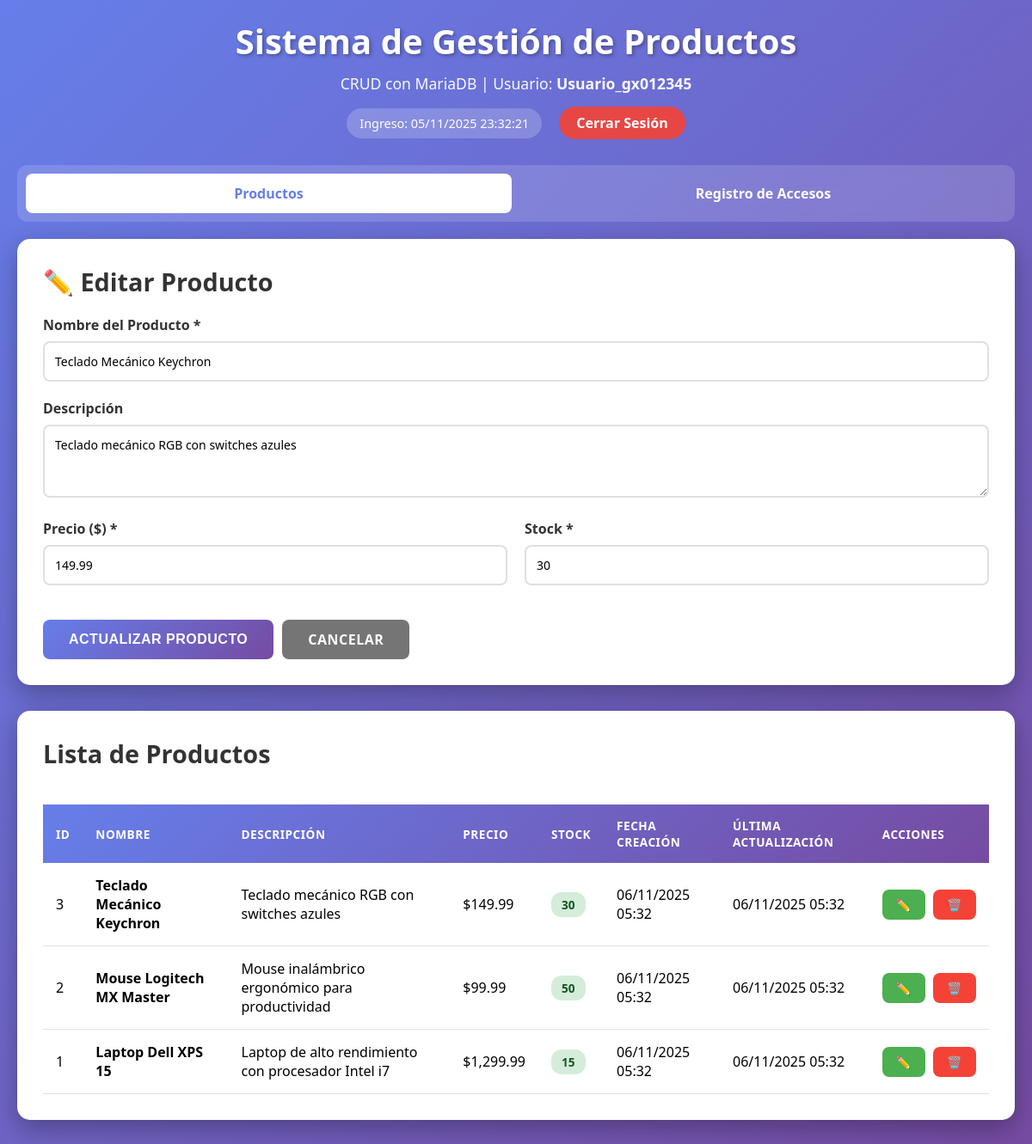
/?editar=3, run on the app's committed database.
### tables this page shows
CREATE TABLE IF NOT EXISTS productos (
    id INT AUTO_INCREMENT PRIMARY KEY,
    nombre VARCHAR(255) NOT NULL,
    descripcion TEXT,
    precio DECIMAL(10, 2) NOT NULL DEFAULT 0.00,
    stock INT NOT NULL DEFAULT 0,
    fecha_creacion TIMESTAMP DEFAULT CURRENT_TIMESTAMP,
    fecha_actualizacion TIMESTAMP DEFAULT CURRENT_TIMESTAMP ON UPDATE CURRENT_TIMESTAMP
);

### functions.php (called while the page is built, shortened)
<?php
function obtenerProductos() {
    $pdo = getConnection();
    $sql = "SELECT * FROM productos ORDER BY id DESC";
    $stmt = $pdo->query($sql);
    return $stmt->fetchAll();
}
function obtenerProductoPorId($id) {
    $pdo = getConnection();
    $sql = "SELECT * FROM productos WHERE id = ?";
    $stmt = $pdo->prepare($sql);
    $stmt->execute([ (int)$id ]);
    return $stmt->fetch();
}

### index.php (the view, shortened to what this page needs)
<?php
require_once __DIR__ . '/functions.php';
$editando = false;
$producto_edit = null;
if (isset($_GET['editar'])) {
    $editando = true;
    $id = intval($_GET['editar']);
    $producto_edit = obtenerProductoPorId($id);
}
$productos = obtenerProductos();
?>
<!DOCTYPE html>
<html lang="es">
<head>
    <link rel="stylesheet" href="styles.css">
</head>
<body>
    <div class="container">
        <div class="header">
            <h1> Sistema de Gestión de Productos</h1>
            <p>CRUD con MariaDB | Usuario: <strong><?php echo $_SESSION['usuario']; ?></strong></p>
            <div class="session-info">
                <span>Ingreso: <?php echo date('d/m/Y H:i:s', $_SESSION['ingreso_timestamp']); ?></span>
                <a href="logout.php" class="btn-logout" onclick="return confirm('¿Deseas cerrar sesión?')">Cerrar Sesión</a>
            </div>
        </div>
        <div class="nav-tabs">
            <a href="index.php" class="tab-link active">Productos</a>
            <a href="registros.php" class="tab-link">Registro de Accesos</a>
        </div>
        <div class="card">
            <h2><?php echo $editando ? '✏️ Editar Producto' : '➕ Agregar Nuevo Producto'; ?></h2>
            <form method="POST" action="">
                <div class="form-group">
                    <label for="nombre">Nombre del Producto *</label>
                    <input type="text" id="nombre" name="nombre"
                           value="<?php echo $editando ? $producto_edit['nombre'] : ''; ?>"
                           required>
                </div>
                <div class="form-group">
                    <label for="descripcion">Descripción</label>
                    <textarea id="descripcion" name="descripcion" rows="3"><?php echo $editando ? $producto_edit['descripcion'] : ''; ?></textarea>
                </div>
                <div class="form-row">
                    <div class="form-group">
                        <label for="precio">Precio ($) *</label>
                        <input type="number" id="precio" name="precio" step="0.01" min="0"
                               value="<?php echo $editando ? $producto_edit['precio'] : ''; ?>"
                               required>
                    </div>
                    <div class="form-group">
                        <label for="stock">Stock *</label>
                        <input type="number" id="stock" name="stock" min="0"
                               value="<?php echo $editando ? $producto_edit['stock'] : ''; ?>"
                               required>
                    </div>
                </div>
                <div class="form-actions">
                    <?php if ($editando): ?>
                        <button type="submit" name="actualizar" class="btn btn-primary">Actualizar Producto</button>
                        <a href="index.php" class="btn btn-cancel">Cancelar</a>
                    <?php else: ?>
                        <button type="submit" name="crear" class="btn btn-primary">Crear Producto</button>
                    <?php endif; ?>
                </div>
            </form>
        </div>
        <div class="card">
            <h2>Lista de Productos</h2>
            <?php if (count($productos) > 0): ?>
                <div class="table-responsive">
                    <table>
                        <thead>
                            <tr>
                                <th>ID</th>
                                <th>Nombre</th>
                                <th>Descripción</th>
                                <th>Precio</th>
                                <th>Stock</th>
                                <th>Fecha Creación</th>
                                <th>Última Actualización</th>
                                <th>Acciones</th>
                            </tr>
                        </thead>
                        <tbody>
                            <?php foreach ($productos as $producto): ?>
                                <tr>
                                    <td><?php echo $producto['id']; ?></td>
                                    <td><strong><?php echo $producto['nombre']; ?></strong></td>
                                    <td><?php echo substr($producto['descripcion'], 0, 50) . (strlen($producto['descripcion']) > 50 ? '...' : ''); ?></td>
                                    <td>$<?php echo number_format($producto['precio'], 2); ?></td>
                                    <td><span class="badge <?php echo $producto['stock'] > 10 ? 'badge-success' : ($producto['stock'] > 0 ? 'badge-warning' : 'badge-danger'); ?>">
                                        <?php echo $producto['stock']; ?>
                                    </span></td>
                                    <td><?php echo date('d/m/Y H:i', strtotime($producto['fecha_creacion'])); ?></td>
                                    <td><?php echo date('d/m/Y H:i', strtotime($producto['fecha_actualizacion'])); ?></td>
                                    <td class="actions">
                                        <a href="?editar=<?php echo $producto['id']; ?>" class="btn btn-edit">✏️</a>
                                        <a href="?eliminar=<?php echo $producto['id']; ?>"
                                           class="btn btn-delete"
                                           onclick="return confirm('¿Estás seguro de eliminar este producto?')">🗑️</a>
                                    </td>
                                </tr>
                            <?php endforeach; ?>
                        </tbody>
                    </table>
                </div>
            <?php endif; ?>
        </div>
    </div>
</body>
</html>

### styles.css (style rules this page uses)
* { margin: 0; padding: 0; box-sizing: border-box; }
body { font-family: 'Segoe UI', Tahoma, Geneva, Verdana, sans-serif; background: linear-gradient(135deg, #667eea 0%, #764ba2 100%); min-height: 100vh; padding: 20px; }
.container { max-width: 1400px; margin: 0 auto; }
.header { text-align: center; color: white; margin-bottom: 30px; }
.header h1 { font-size: 2.5em; margin-bottom: 10px; text-shadow: 2px 2px 4px rgba(0,0,0,0.3); }
.header p { font-size: 1.1em; opacity: 0.95; }
.session-info { display: flex; justify-content: center; align-items: center; gap: 20px; margin-top: 15px; flex-wrap: wrap; }
.session-info span { background: rgba(255,255,255,0.2); padding: 8px 15px; border-radius: 20px; font-size: 0.9em; backdrop-filter: blur(10px); }
.btn-logout { background: rgba(244, 67, 54, 0.9); color: white; padding: 8px 20px; border-radius: 20px; text-decoration: none; font-weight: 600; transition: all 0.3s ease; }
.nav-tabs { display: flex; gap: 10px; margin-bottom: 20px; background: rgba(255,255,255,0.15); padding: 10px; border-radius: 12px; backdrop-filter: blur(10px); }
.tab-link { flex: 1; padding: 12px 20px; text-align: center; color: white; text-decoration: none; border-radius: 8px; font-weight: 600; transition: all 0.3s ease; }
.tab-link.active { background: white; color: #667eea; }
.card { background: white; border-radius: 15px; padding: 30px; box-shadow: 0 10px 30px rgba(0,0,0,0.3); margin-bottom: 30px; animation: slideUp 0.5s ease; }
.card h2 { color: #333; margin-bottom: 20px; font-size: 1.8em; }
.form-group { margin-bottom: 20px; }
.form-group label { display: block; margin-bottom: 8px; color: #333; font-weight: 600; }
.form-group input, .form-group textarea { width: 100%; padding: 12px; border: 2px solid #e0e0e0; border-radius: 8px; font-size: 14px; font-family: inherit; transition: all 0.3s ease; }
.form-row { display: grid; grid-template-columns: repeat(auto-fit, minmax(200px, 1fr)); gap: 20px; }
.btn { padding: 12px 30px; border: none; border-radius: 8px; font-size: 16px; font-weight: 600; cursor: pointer; transition: all 0.3s ease; text-transform: uppercase; letter-spacing: 0.5px; text-decoration: none; display: inline-block; }
.btn-primary { background: linear-gradient(135deg, #667eea 0%, #764ba2 100%); color: white; }
.btn-edit { background: #4CAF50; color: white; padding: 8px 16px; font-size: 14px; margin-right: 5px; }
.btn-delete { background: #f44336; color: white; padding: 8px 16px; font-size: 14px; }
.btn-cancel { background: #757575; color: white; }
.form-actions { display: flex; gap: 10px; margin-top: 20px; }
.table-responsive { overflow-x: auto; }
table { width: 100%; border-collapse: collapse; margin-top: 20px; }
table thead { background: linear-gradient(135deg, #667eea 0%, #764ba2 100%); color: white; }
table th, table td { padding: 15px; text-align: left; }
table th { font-weight: 600; text-transform: uppercase; font-size: 0.85em; letter-spacing: 0.5px; }
table tbody tr { border-bottom: 1px solid #e0e0e0; transition: background 0.3s ease; }
table td.actions { white-space: nowrap; }
.badge { display: inline-block; padding: 5px 12px; border-radius: 12px; font-size: 0.85em; font-weight: 600; }
.badge-success { background: #d4edda; color: #155724; }

### data on the page
productos: nombre "Teclado Mecánico Keychron", descripcion "Teclado mecánico RGB con switches azules", precio "149.99", stock "30", id "3", fecha_creacion "06/11/2025 05:32", fecha_actualizacion "06/11/2025 05:32"
productos: id "2", nombre "Mouse Logitech MX Master", descripcion "Mouse inalámbrico ergonómico para productividad", precio "99.99", stock "50", fecha_creacion "06/11/2025 05:32", fecha_actualizacion "06/11/2025 05:32"
productos: id "1", nombre "Laptop Dell XPS 15", descripcion "Laptop de alto rendimiento con procesador Intel i7", precio "1,299.99", stock "15", fecha_creacion "06/11/2025 05:32", fecha_actualizacion "06/11/2025 05:32"

### other printed values
$_SESSION['usuario'] "Usuario_gx012345"
date('d/m/Y H:i:s', $_SESSION['ingreso_timestamp']) "05/11/2025 23:32:21"
